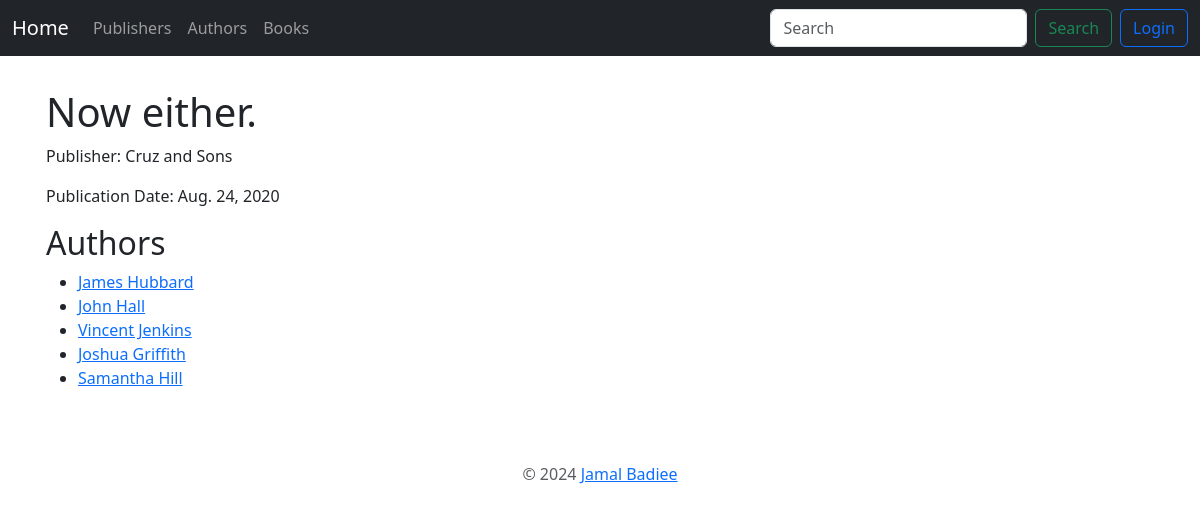
Before: /books/50/ with the older database file.
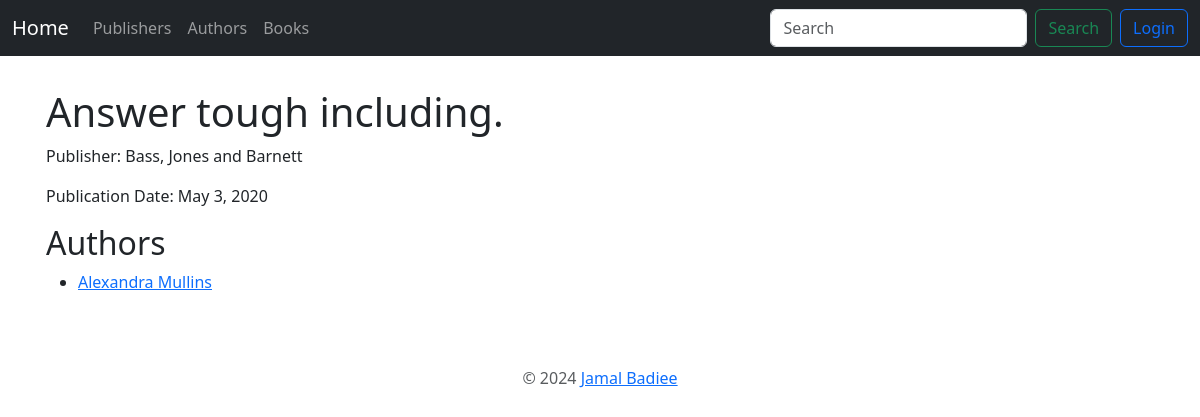
After: the same page with the newer database file.
### book_app/models.py (models this page shows, shortened)
class Book(models.Model):
    title = models.CharField(max_length=100)
    authors = models.ManyToManyField("Author")
    cover = models.ImageField(upload_to="book_covers", null=True, blank=True)
    publisher = models.ForeignKey(Publisher, on_delete=models.PROTECT)
    publication_date = models.DateField()
    class Meta:
        ordering = ["-id"]

class Publisher(models.Model):
    name = models.CharField(max_length=30)
    address = models.CharField(max_length=100)
    city = models.CharField(max_length=100)
    state_province = models.CharField(max_length=100)
    country = models.CharField(max_length=50)
    website = models.URLField()
    class Meta:
        ordering = ["-id"]
    def __str__(self):
        return self.name

class Author(models.Model):
    name = models.CharField(max_length=200)
    email = models.EmailField()
    headshot = models.ImageField(
        upload_to="author_headshots", null=True, blank=True)
    class Meta:
        ordering = ["-id"]

### book_app/views.py (the view)
# urls.py: path('books/<int:pk>/', BookDetailView.as_view(),
class BookDetailView(DetailView):
    model = Book
    context_object_name = 'book'

### book_app/templates/book_app/book_detail.html (shortened to what this page needs)
{% extends 'book_app/base.html' %}
{% block content %}
<h1>{{ book.title }}</h1>
<p>Publisher: {{ book.publisher }}</p>
<p>Publication Date: {{ book.publication_date }}</p>
<h2>Authors</h2>
<ul>
    {% for author in book.authors.all %}
    <li><a href="{% url 'book_app:author_detail' author.pk %}">{{ author.name }}</a></li>
    {% empty %}
    <li>No authors listed.</li>
    {% endfor %}
</ul>
{% endblock %}

Changed rows visible on the page:
no longer on this page (row edited): Author: name "James Hubbard"
no longer on this page (row edited): Author: name "John Hall"
no longer on this page (row edited): Author: name "Vincent Jenkins"
no longer on this page (row edited): Author: name "Joshua Griffith"
no longer on this page (row edited): Author: name "Samantha Hill"
changed Book: title "Now either." → "Answer tough including."; publisher "Cruz and Sons" → "Bass, Jones and Barnett"; publication_date "Aug. 24, 2020" → "May 3, 2020"
now on this page (row edited): Author: name "Alexandra Mullins"
